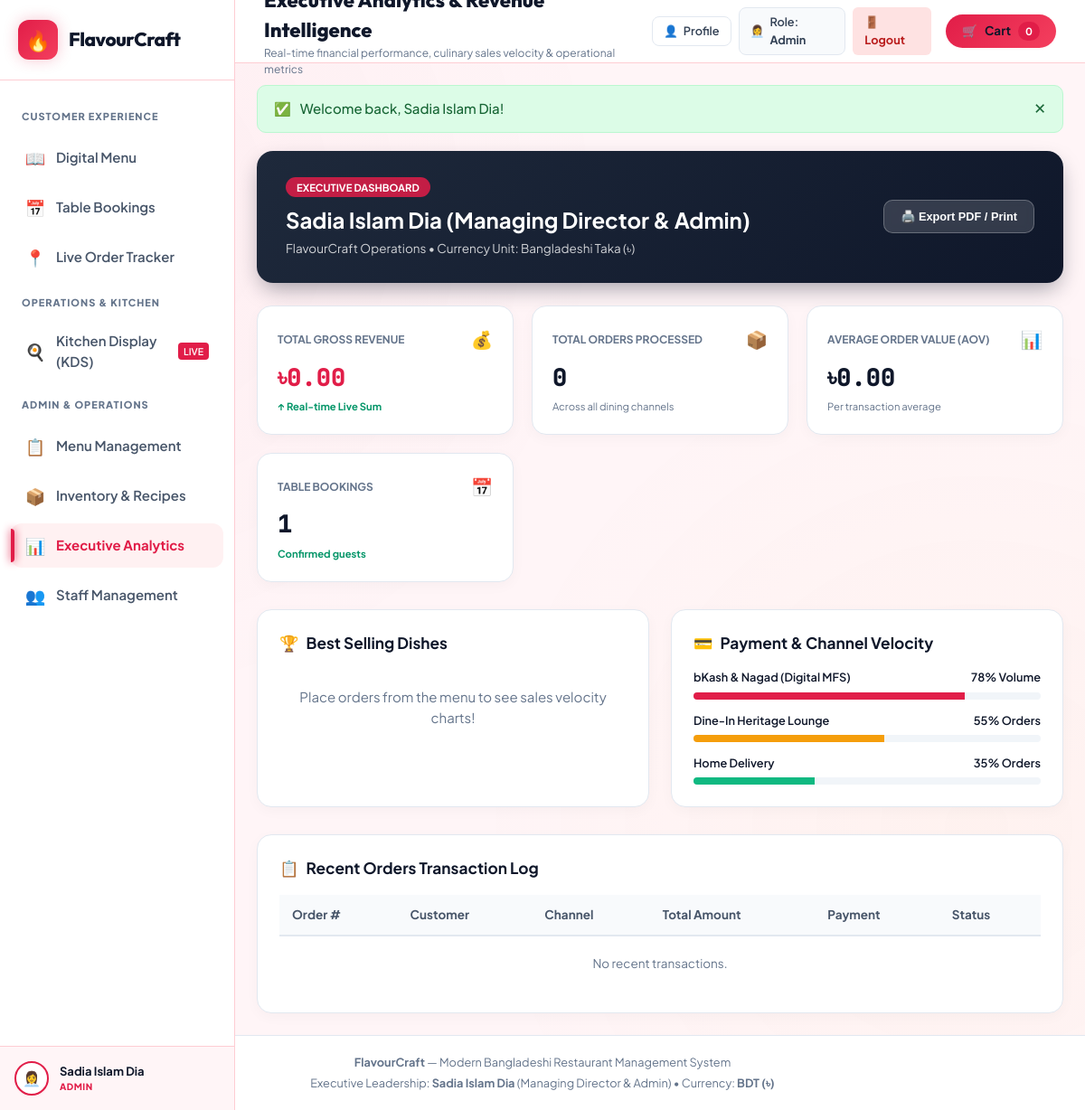
The app's page /analytics.php (signed in), older data.
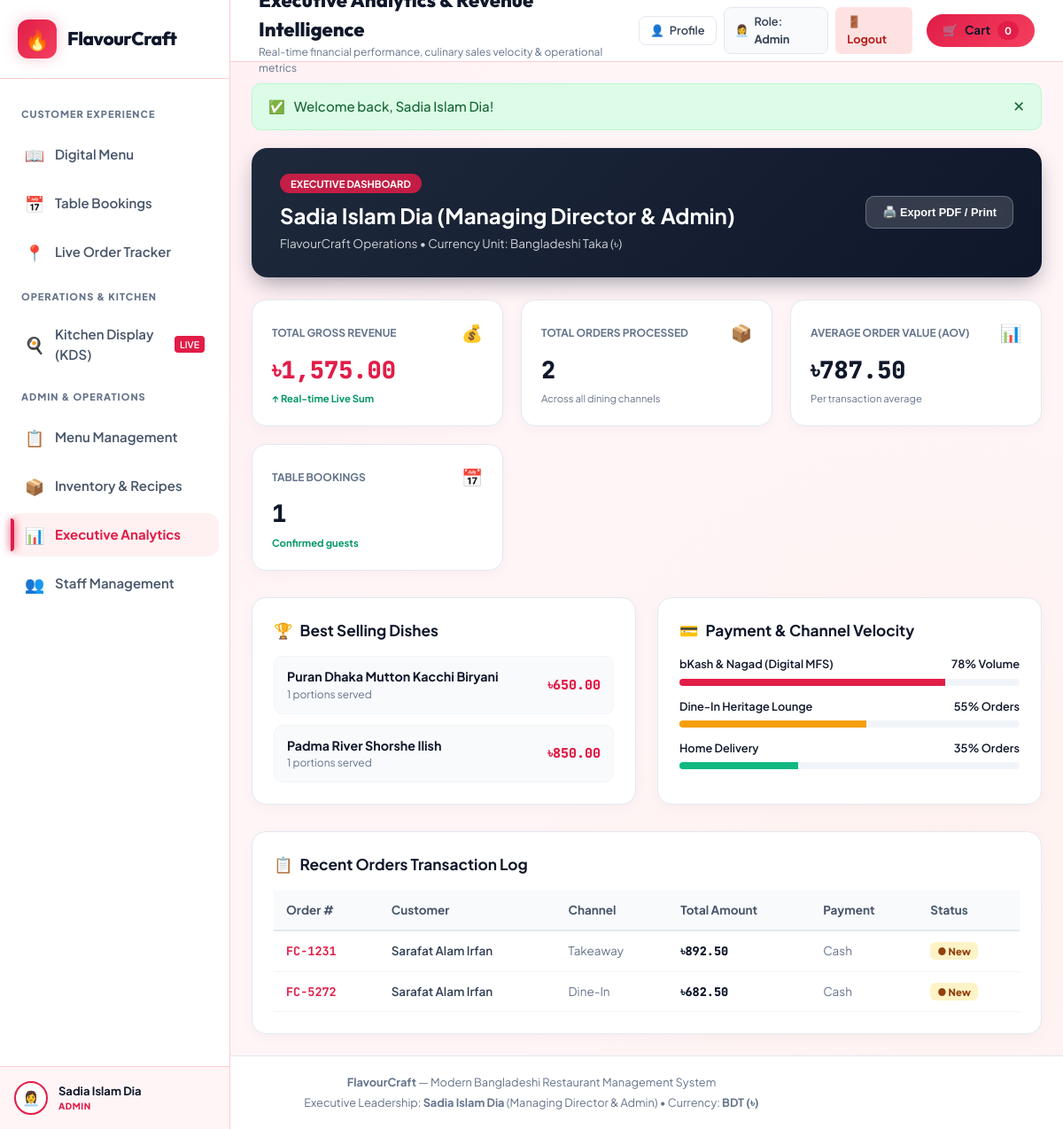
The same page, newer data.
### tables this page shows
CREATE TABLE `orders` (
  `id` int(11) NOT NULL AUTO_INCREMENT,
  `order_uid` varchar(64) NOT NULL,
  `order_number` varchar(50) NOT NULL,
  `order_type` enum('Dine-In','Takeaway','Delivery') NOT NULL DEFAULT 'Dine-In',
  `table_number` varchar(20) DEFAULT NULL,
  `delivery_address` text DEFAULT NULL,
  `customer_name` varchar(100) NOT NULL,
  `customer_phone` varchar(30) NOT NULL,
  `subtotal` decimal(10,2) NOT NULL DEFAULT 0.00,
  `tax_vat` decimal(10,2) NOT NULL DEFAULT 0.00,
  `service_charge` decimal(10,2) NOT NULL DEFAULT 0.00,
  `delivery_fee` decimal(10,2) NOT NULL DEFAULT 0.00,
  `discount_amount` decimal(10,2) NOT NULL DEFAULT 0.00,
  `total_amount` decimal(10,2) NOT NULL DEFAULT 0.00,
  `payment_method` varchar(50) DEFAULT 'bKash',
  `payment_status` enum('Pending','Paid','Refunded') DEFAULT 'Paid',
  `status` enum('New','Preparing','Ready to Serve','Out for Delivery','Completed') DEFAULT 'New',
  `created_at` timestamp NOT NULL DEFAULT current_timestamp(),
  PRIMARY KEY (`id`),
  UNIQUE KEY `order_uid` (`order_uid`),
  UNIQUE KEY `order_number` (`order_number`)
);

### config/db.php (called while the page is built, shortened)
<?php
function format_bdt($amount) {
    return '৳' . number_format((float)$amount, 2);
}

### analytics.php (the view, shortened to what the changed rows need)
<?php
require_once __DIR__ . '/includes/header.php';
$conn = get_db();
$total_revenue = 0;
$total_orders = 0;
$avg_order_value = 0;
$top_dishes = [];
$recent_orders = [];
if ($conn) {
    $rev_res = mysqli_query($conn, "SELECT COUNT(id) AS total_orders, SUM(total_amount) AS total_revenue FROM orders");
    if ($rev_res && $rev_row = mysqli_fetch_assoc($rev_res)) {
        $total_orders = (int)($rev_row['total_orders'] ?? 0);
        $total_revenue = (float)($rev_row['total_revenue'] ?? 0);
        $avg_order_value = ($total_orders > 0) ? ($total_revenue / $total_orders) : 0;
    }
    $top_sql = "
        SELECT item_name, SUM(quantity) AS total_qty, SUM(item_total) AS total_sales
        FROM order_items
        GROUP BY item_name
        ORDER BY total_qty DESC
        LIMIT 5
    ";
    $top_res = mysqli_query($conn, $top_sql);
    if ($top_res) {
        while ($row = mysqli_fetch_assoc($top_res)) {
            $top_dishes[] = $row;
        }
    }
    $recent_res = mysqli_query($conn, "SELECT * FROM orders ORDER BY id DESC LIMIT 8");
    if ($recent_res) {
        while ($row = mysqli_fetch_assoc($recent_res)) {
            $recent_orders[] = $row;
        }
    }
}
?>
<div style="background: linear-gradient(135deg, #1e293b, #0f172a); border-radius: 18px; padding: 28px 32px; color: #fff; margin-bottom: 25px; display: flex; justify-content: space-between; align-items: center; flex-wrap: wrap; gap: 20px; box-shadow: 0 10px 25px -5px rgba(15, 23, 42, 0.4);">
  <div>
    <h2 style="margin: 8px 0 4px; font-size: 1.6rem; color: #fff;">
      Sadia Islam Dia (Managing Director & Admin)
    </h2>
  </div>
</div>
<div style="display: grid; grid-template-columns: repeat(auto-fit, minmax(220px, 1fr)); gap: 20px; margin-bottom: 30px;">
  <div style="background: #fff; border-radius: 16px; padding: 22px; border: 1px solid #e2e8f0; box-shadow: 0 4px 15px rgba(0,0,0,0.03);">
    <div style="display: flex; justify-content: space-between; align-items: center;">
      <span style="font-size: 0.8rem; color: #64748b; font-weight: 700; text-transform: uppercase;">Total Gross Revenue</span>
      <span style="font-size: 1.3rem;">💰</span>
    </div>
    <div style="font-family: 'JetBrains Mono', monospace; font-size: 1.8rem; font-weight: 800; color: #e11d48; margin-top: 6px;">
      <?php echo format_bdt($total_revenue); ?>
    </div>
    <div style="font-size: 0.75rem; color: #059669; font-weight: 700; margin-top: 4px;">
      ↑ Real-time Live Sum
    </div>
  </div>
  <div style="background: #fff; border-radius: 16px; padding: 22px; border: 1px solid #e2e8f0; box-shadow: 0 4px 15px rgba(0,0,0,0.03);">
    <div style="display: flex; justify-content: space-between; align-items: center;">
      <span style="font-size: 0.8rem; color: #64748b; font-weight: 700; text-transform: uppercase;">Total Orders Processed</span>
      <span style="font-size: 1.3rem;">📦</span>
    </div>
    <div style="font-family: 'JetBrains Mono', monospace; font-size: 1.8rem; font-weight: 800; color: #0f172a; margin-top: 6px;">
      <?php echo $total_orders; ?>
    </div>
    <div style="font-size: 0.75rem; color: #64748b; margin-top: 4px;">
      Across all dining channels
    </div>
  </div>
  <div style="background: #fff; border-radius: 16px; padding: 22px; border: 1px solid #e2e8f0; box-shadow: 0 4px 15px rgba(0,0,0,0.03);">
    <div style="display: flex; justify-content: space-between; align-items: center;">
      <span style="font-size: 0.8rem; color: #64748b; font-weight: 700; text-transform: uppercase;">Average Order Value (AOV)</span>
      <span style="font-size: 1.3rem;">📊</span>
    </div>
    <div style="font-family: 'JetBrains Mono', monospace; font-size: 1.8rem; font-weight: 800; color: #0f172a; margin-top: 6px;">
      <?php echo format_bdt($avg_order_value); ?>
    </div>
    <div style="font-size: 0.75rem; color: #64748b; margin-top: 4px;">
      Per transaction average
    </div>
  </div>
</div>
<div style="display: grid; grid-template-columns: 1fr 1fr; gap: 24px; margin-bottom: 30px;">
  <div style="background: #fff; border-radius: 16px; padding: 24px; border: 1px solid #e2e8f0; box-shadow: 0 4px 15px rgba(0,0,0,0.03);">
    <h3 style="font-size: 1.15rem; margin: 0 0 16px; color: #0f172a; display: flex; align-items: center; gap: 8px;">
      <span>🏆</span> Best Selling Dishes
    </h3>
    <?php if (empty($top_dishes)): ?>
      <div style="padding: 20px; text-align: center; color: #64748b;">
        Place orders from the menu to see sales velocity charts!
      </div>
    <?php else: ?>
      <div style="display: flex; flex-direction: column; gap: 12px;">
        <?php foreach ($top_dishes as $dish): ?>
          <div style="display: flex; justify-content: space-between; align-items: center; padding: 12px 14px; background: #f8fafc; border-radius: 10px; border: 1px solid #f1f5f9;">
            <div>
              <div style="font-weight: 700; color: #0f172a; font-size: 0.95rem;"><?php echo htmlspecialchars($dish['item_name']); ?></div>
              <div style="font-size: 0.8rem; color: #64748b;"><?php echo (int)$dish['total_qty']; ?> portions served</div>
            </div>
            <div style="font-family: 'JetBrains Mono', monospace; font-weight: 800; color: #e11d48;">
              <?php echo format_bdt($dish['total_sales']); ?>
            </div>
          </div>
        <?php endforeach; ?>
      </div>
    <?php endif; ?>
  </div>
</div>
<div style="background: #fff; border-radius: 16px; padding: 24px; border: 1px solid #e2e8f0; box-shadow: 0 4px 15px rgba(0,0,0,0.03);">
  <div style="overflow-x: auto;">
    <table style="width: 100%; border-collapse: collapse; font-size: 0.9rem; text-align: left;">
      <thead>
        <tr style="background: #f8fafc; border-bottom: 2px solid #e2e8f0; color: #475569;">
          <th style="padding: 12px 14px;">Order #</th>
          <th style="padding: 12px 14px;">Customer</th>
          <th style="padding: 12px 14px;">Channel</th>
          <th style="padding: 12px 14px;">Total Amount</th>
          <th style="padding: 12px 14px;">Payment</th>
          <th style="padding: 12px 14px;">Status</th>
        </tr>
      </thead>
      <tbody>
        <?php if (empty($recent_orders)): ?>
          <tr>
            <td colspan="6" style="padding: 20px; text-align: center; color: #64748b;">No recent transactions.</td>
          </tr>
        <?php else: ?>
          <?php foreach ($recent_orders as $ord): ?>
            <tr style="border-bottom: 1px solid #f1f5f9;">
              <td style="padding: 12px 14px; font-family: 'JetBrains Mono', monospace; font-weight: 700; color: #0f172a;">
                <a href="track_order.php?order_id=<?php echo urlencode($ord['order_number']); ?>" style="color: #e11d48; text-decoration: none;">
                  <?php echo htmlspecialchars($ord['order_number']); ?>
                </a>
              </td>
              <td style="padding: 12px 14px; font-weight: 600; color: #334155;">
                <?php echo htmlspecialchars($ord['customer_name']); ?>
              </td>
              <td style="padding: 12px 14px; color: #64748b;">
                <?php echo htmlspecialchars($ord['order_type']); ?>
              </td>
              <td style="padding: 12px 14px; font-family: 'JetBrains Mono', monospace; font-weight: 800; color: #0f172a;">
                <?php echo format_bdt($ord['total_amount']); ?>
              </td>
              <td style="padding: 12px 14px; color: #64748b;">
                <?php echo htmlspecialchars($ord['payment_method']); ?>
              </td>
              <td style="padding: 12px 14px;">
                <span style="font-size: 0.75rem; font-weight: 800; padding: 3px 8px; border-radius: 6px; <?php echo ($ord['status'] === 'Completed') ? 'background: #dcfce7; color: #166534;' : 'background: #fef3c7; color: #92400e;'; ?>">
                  ● <?php echo htmlspecialchars($ord['status']); ?>
                </span>
              </td>
            </tr>
          <?php endforeach; ?>
        <?php endif; ?>
      </tbody>
    </table>
  </div>
</div>
<?php require_once __DIR__ . '/includes/footer.php'; ?>

Row changes from the older to the newer data that the page shows:
added orders: order_number "FC-1231", customer_name "Sarafat Alam Irfan", order_type "Takeaway", total_amount "৳892.50", payment_method "Cash", status "New"
added orders: order_number "FC-5272", customer_name "Sarafat Alam Irfan", order_type "Dine-In", total_amount "৳682.50", payment_method "Cash", status "New"
Text that changed along with them:
format_bdt($total_revenue): "৳0.00" → "৳1,575.00"
$total_orders: "0" → "2"
format_bdt($avg_order_value): "৳0.00" → "৳787.50"
new list line: "Puran Dhaka Mutton Kacchi Biryani 1 portions served ৳650.00"
new list line: "Padma River Shorshe Ilish 1 portions served ৳850.00"
text no longer shown: "Place orders from the menu to see sales velocity charts! No recent transactions."
